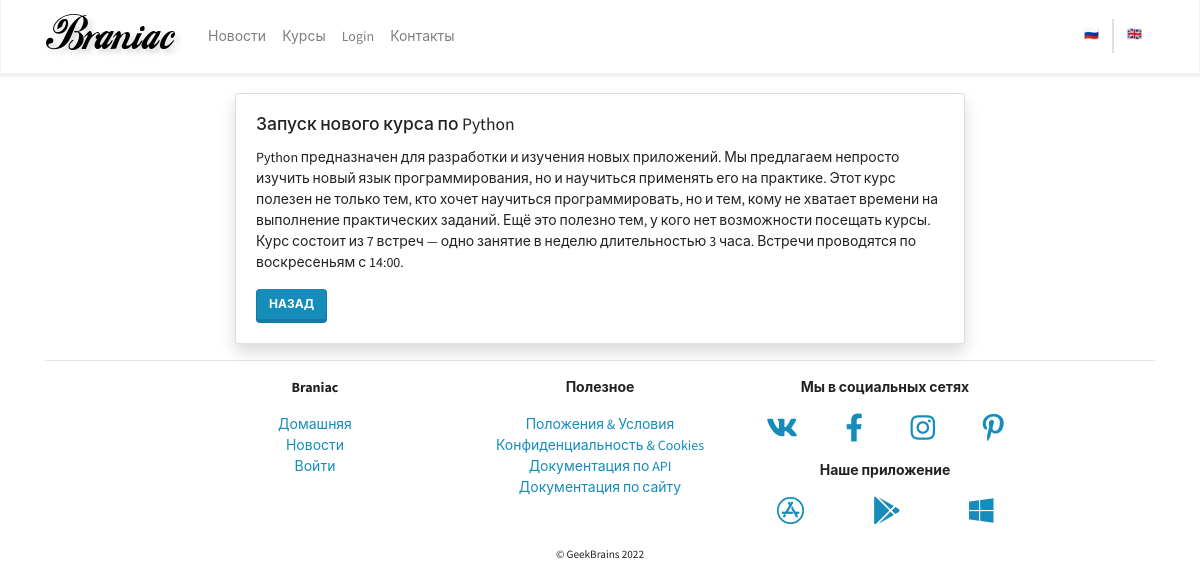
The app's page /mainapp/news/1/detail with its own data.
### mainapp/models.py (models this page shows, shortened)
class News(models.Model):       # Описываем модель хранения в БД новостей\
    objects = ObjectManager()
    title = models.CharField(max_length=256, verbose_name="Title")  # Заголовок новости
    preambule = models.CharField(max_length=1024, verbose_name="Preambule")  # Краткое описание новости
    body = models.TextField(blank=True, null=True, verbose_name="Body")  # Тело новости
    body_as_markdown = models.BooleanField(default=False, verbose_name="As markdown")
    created = models.DateTimeField(auto_now_add=True, verbose_name="Created", editable=False)
    updated = models.DateTimeField(auto_now=True, verbose_name="Edited", editable=False)
    deleted = models.BooleanField(default=False)        # Отметка об удалении
    class Meta:
        verbose_name = _('News')
        verbose_name_plural = _('News')
        ordering = ('-created',)

### mainapp/views.py (the view)
# urls.py: path("news/<int:pk>/detail", views.NewsDetailView.as_view(), name="news_detail", ),
class NewsDetailView(DetailView):
    model = mainapp_models.News

### mainapp/context_processors/example.py (called while the page is built)
def simple_context_processor(request):
    return {'foo': 'bar'}

### mainapp/models.py (called while the page is built)
    def get_queryset(self):
        return super().get_queryset().filter(deleted=False)

### mainapp/templates/mainapp/news_detail.html (shortened to what this page needs)
{% extends 'base.html' %}
{% block content %}
<div class="row justify-content-center pt-3">
    <div class="col-md-12 col-lg-8">
        <div class="card shadow">
            <div class="card-body">
                <h5 class="card-title">{{ object.title }}</h5>
                <p class="card-text">
                    {{ object.body }}
                </p>
                <a href="{% url 'mainapp:news' %}" class="btn btn-primary">Назад</a>
            </div>
        </div>
    </div>
</div>
{% endblock content %}

### records on screen
News: title "Запуск нового курса по Python", body "Python предназначен для разработки и изучения новых приложений. Мы предлагаем непросто изучить новый язык программирования, но и научиться применять его на практике. Этот курс полезен не только тем, кто хочет научиться программировать, но и тем, кому не хватает времени на выполнение практических заданий. Ещё это полезно тем, у кого нет возможности посещать курсы. Курс состоит из 7 встреч — одно занятие в неделю длительностью 3 часа. Встречи проводятся по воскресеньям с 14:00."
